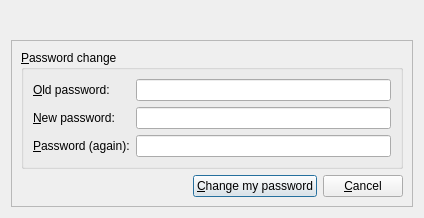
<?xml version="1.0" encoding="UTF-8"?>
<ui version="4.0">
 <class>ChangePassword</class>
 <widget class="QDialog" name="ChangePassword">
  <property name="geometry">
   <rect>
    <x>0</x>
    <y>0</y>
    <width>424</width>
    <height>218</height>
   </rect>
  </property>
  <property name="windowTitle">
   <string>Chage Password</string>
  </property>
  <property name="windowIcon">
   <iconset resource="../../../crud-2/resources/ui/resources.qrc">
    <normaloff>:/default/static/default/icons/22x22/face-devilish.png</normaloff>:/default/static/default/icons/22x22/face-devilish.png</iconset>
  </property>
  <layout class="QGridLayout" name="gridLayout_2">
   <item row="0" column="0">
    <widget class="QLabel" name="statusLabel">
     <property name="sizePolicy">
      <sizepolicy hsizetype="MinimumExpanding" vsizetype="Preferred">
       <horstretch>0</horstretch>
       <verstretch>0</verstretch>
      </sizepolicy>
     </property>
     <property name="maximumSize">
      <size>
       <width>16777215</width>
       <height>31</height>
      </size>
     </property>
     <property name="text">
      <string/>
     </property>
    </widget>
   </item>
   <item row="1" column="0">
    <widget class="QFrame" name="frame">
     <property name="frameShape">
      <enum>QFrame::StyledPanel</enum>
     </property>
     <property name="frameShadow">
      <enum>QFrame::Raised</enum>
     </property>
     <layout class="QGridLayout" name="gridLayout">
      <item row="1" column="0">
       <layout class="QHBoxLayout" name="horizontalLayout">
        <item>
         <spacer name="horizontalSpacer">
          <property name="orientation">
           <enum>Qt::Horizontal</enum>
          </property>
          <property name="sizeHint" stdset="0">
           <size>
            <width>40</width>
            <height>20</height>
           </size>
          </property>
         </spacer>
        </item>
        <item>
         <widget class="QPushButton" name="changeMyPasswordPushButton">
          <property name="text">
           <string>&amp;Change my password</string>
          </property>
          <property name="icon">
           <iconset resource="../../../crud-2/resources/ui/resources.qrc">
            <normaloff>:/default/static/default/icons/22x22/dialog-ok.png</normaloff>:/default/static/default/icons/22x22/dialog-ok.png</iconset>
          </property>
          <property name="shortcut">
           <string>Ctrl+Shift+S</string>
          </property>
         </widget>
        </item>
        <item>
         <widget class="QPushButton" name="cancelPushButton">
          <property name="text">
           <string>&amp;Cancel</string>
          </property>
          <property name="icon">
           <iconset resource="../../../crud-2/resources/ui/resources.qrc">
            <normaloff>:/default/static/default/icons/22x22/dialog-cancel.png</normaloff>:/default/static/default/icons/22x22/dialog-cancel.png</iconset>
          </property>
          <property name="shortcut">
           <string>Ctrl+W</string>
          </property>
         </widget>
        </item>
       </layout>
      </item>
      <item row="0" column="0">
       <widget class="QGroupBox" name="passwordChangeGroupBox">
        <property name="title">
         <string>&amp;Password change</string>
        </property>
        <layout class="QFormLayout" name="formLayout">
         <property name="fieldGrowthPolicy">
          <enum>QFormLayout::ExpandingFieldsGrow</enum>
         </property>
         <item row="0" column="0">
          <widget class="QLabel" name="oldPasswordLabel">
           <property name="text">
            <string>&amp;Old password:</string>
           </property>
           <property name="buddy">
            <cstring>oldPasswordLineEdit</cstring>
           </property>
          </widget>
         </item>
         <item row="0" column="1">
          <widget class="QLineEdit" name="oldPasswordLineEdit">
           <property name="echoMode">
            <enum>QLineEdit::Password</enum>
           </property>
          </widget>
         </item>
         <item row="1" column="0">
          <widget class="QLabel" name="newPasswordLabel">
           <property name="text">
            <string>&amp;New password:</string>
           </property>
           <property name="buddy">
            <cstring>newPasswordLineEdit</cstring>
           </property>
          </widget>
         </item>
         <item row="1" column="1">
          <widget class="QLineEdit" name="newPasswordLineEdit">
           <property name="echoMode">
            <enum>QLineEdit::Password</enum>
           </property>
          </widget>
         </item>
         <item row="2" column="0">
          <widget class="QLabel" name="passwordLabel">
           <property name="text">
            <string>&amp;Password (again):</string>
           </property>
           <property name="buddy">
            <cstring>passwordLineEdit</cstring>
           </property>
          </widget>
         </item>
         <item row="2" column="1">
          <widget class="QLineEdit" name="passwordLineEdit">
           <property name="echoMode">
            <enum>QLineEdit::Password</enum>
           </property>
          </widget>
         </item>
        </layout>
       </widget>
      </item>
     </layout>
    </widget>
   </item>
  </layout>
 </widget>
 <tabstops>
  <tabstop>oldPasswordLineEdit</tabstop>
  <tabstop>newPasswordLineEdit</tabstop>
  <tabstop>passwordLineEdit</tabstop>
  <tabstop>changeMyPasswordPushButton</tabstop>
  <tabstop>cancelPushButton</tabstop>
 </tabstops>
 <resources>
  <include location="../../../crud-2/resources/ui/resources.qrc"/>
 </resources>
 <connections/>
</ui>
